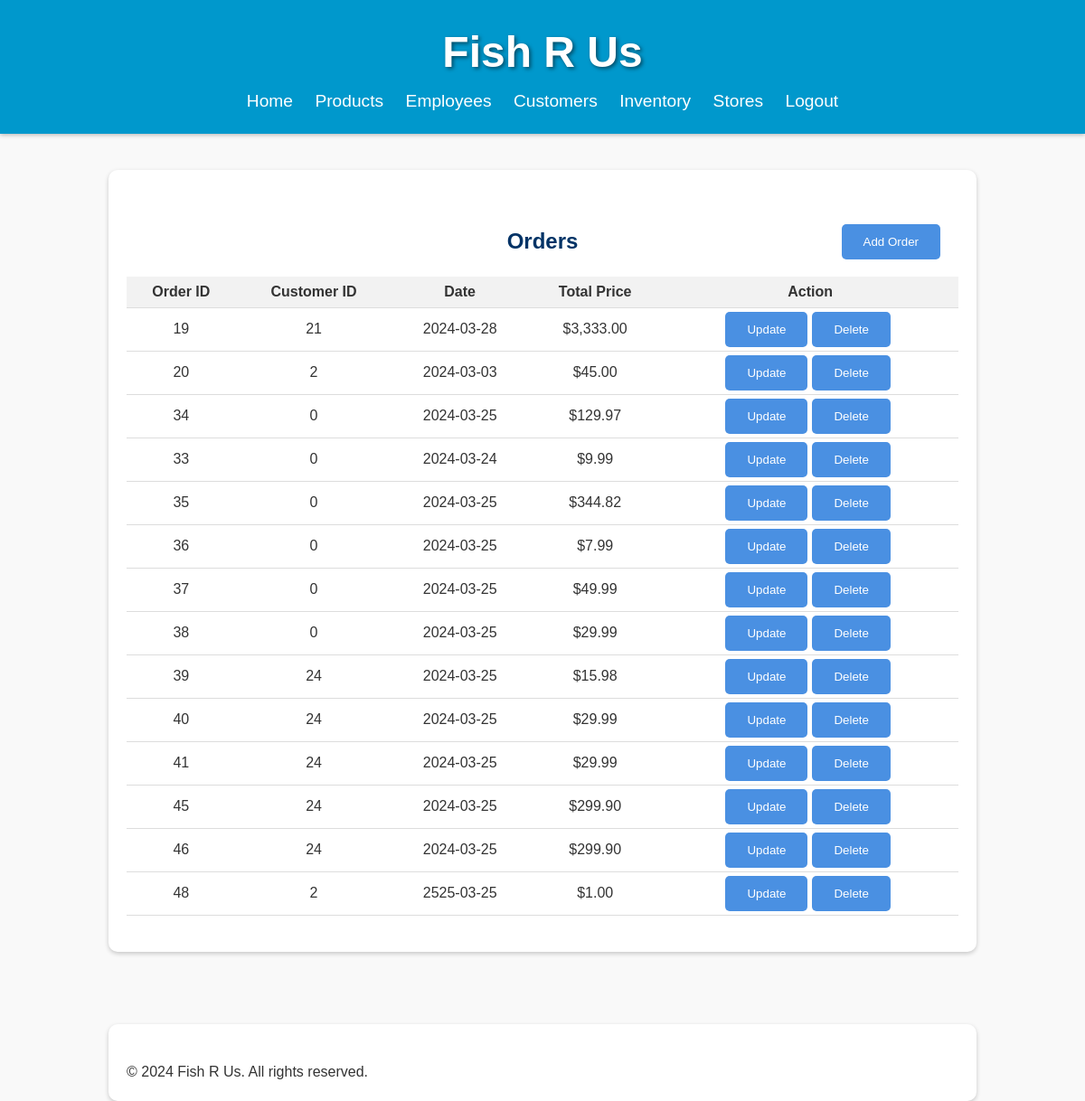
The page /Orders.php (signed in) on the database its author committed.
### tables this page shows
CREATE TABLE IF NOT EXISTS `order` (
  `Order_ID` int NOT NULL AUTO_INCREMENT,
  `Customer_ID` varchar(50) NOT NULL,
  `Date` date NOT NULL,
  `Total_Price` float NOT NULL,
  PRIMARY KEY (`Order_ID`)
);

### Orders.php (the view, shortened to what this page needs)
<!DOCTYPE html>
<?php
require_once 'checksession.php';
?>
<html lang="en">
<head>
    <link rel="stylesheet" href="styles.css">
</head>
<body>
    <header>
        <h1>Fish R Us</h1>
        <nav>
            <ul>
                <li><a href="Homepage.php">Home</a></li>
                <li><a href="Products.php">Products</a></li>
                <li><a href="Employees.php">Employees</a></li>
                <li><a href="Customers.php">Customers</a></li>
				<li><a href="Inventory.php">Inventory</a></li>
                <li><a href="Stores.php">Stores</a></li>
                <li><a href="Logout.php">Logout</a></li>
            </ul>
        </nav>
    </header>
    <section id="orders">
        <div class="container">
            <div class="table-container">
                <h2 style="text-align: center;">Orders</h2>
                <div class="add-order-button">
                    <form method="get" action="Add Order.php">
                        <button type="submit">Add Order</button>
                    </form>
                </div>
                <table>
                    <thead>
                        <tr>
                            <th>Order ID</th>
                            <th>Customer ID</th>
                            <th>Date</th>
                            <th>Total Price</th>
                            <th>Action</th>
                        </tr>
                    </thead>
                    <tbody>
                        <?php
                        $conn = new mysqli($hn, $un, $pw, $db);
                        $query = "SELECT `Order_ID`, `Customer_ID`, `Date`, `Total_Price` FROM `order`";
                        $result = $conn->query($query);
                        while ($row = $result->fetch_assoc()) {
                            echo "<tr>";
                            echo "<td>" . $row['Order_ID'] . "</td>";
                            echo "<td>" . $row['Customer_ID'] . "</td>";
                            echo "<td>" . $row['Date'] . "</td>";
                            echo "<td>$" . number_format($row['Total_Price'], 2) . "</td>";
                            echo "<td class='action-buttons'>";
                            echo "<form style='display: inline-block;' method='get' action='Update Order.php'>";
                            echo "<button type='submit'>Update</button>";
                            echo "</form>";
                            echo "<form style='display: inline-block;' method='post' action='" . htmlspecialchars($_SERVER["PHP_SELF"]) . "'>";
                            echo "<button type='submit'>Delete</button>";
                            echo "</form>";
                            echo "</td>";
                            echo "</tr>";
                        }
                        ?>
                    </tbody>
                </table>
            </div>
        </div>
    </section>
    <div class="container">
        <p>&copy; 2024 Fish R Us. All rights reserved.</p>
    </div>
</body>
</html>

### styles.css (style rules this page uses)
* { margin: 0; padding: 0; box-sizing: border-box; }
body { font-family: Arial, sans-serif; line-height: 1.6; background-color: #f9f9f9; color: #333; }
header { background-color: #0098CC; color: #fff; padding: 20px 0; text-align: center; box-shadow: 0 1px 5px rgba(0, 0, 0, 0.3); }
header h1 { font-size: 3em; text-shadow: 2px 2px 4px rgba(0, 0, 0, 0.5); }
nav ul { list-style: none; }
nav ul li { display: inline; margin: 0 10px; }
nav ul li a { color: #fff; text-decoration: none; font-size: 1.2em; }
.container { width: 80%; margin: auto; padding: 20px; background-color: #fff; border-radius: 10px; box-shadow: 0 2px 5px rgba(0, 0, 0, 0.2); padding-top: 40px; }
section { padding: 40px 0; margin-bottom: 40px; }
section h2 { margin-bottom: 20px; color: #003366; }
button[type="submit"] { padding: 12px 24px; background-color: #4a90e2; color: #fff; border: none; border-radius: 5px; cursor: pointer; display: block; margin: auto; }

### Orders.php (style rules this page uses)
.table-container { width: auto; margin: 20px auto; position: relative; }
table { width: 100%; border-collapse: collapse; text-align: center; }
th, td { padding: 4px; border-bottom: 1px solid #ddd; }
th { background-color: #f2f2f2; }
.action-buttons button { margin-right: 5px; }
.add-order-button { position: absolute; top: 0px; right: 20px; }

### rows shown on the page
order: Order_ID "19", Customer_ID "21", Date "2024-03-28", Total_Price "3,333.00"
order: Order_ID "20", Customer_ID "2", Date "2024-03-03", Total_Price "45.00"
order: Order_ID "34", Customer_ID "0", Date "2024-03-25", Total_Price "129.97"
order: Order_ID "33", Customer_ID "0", Date "2024-03-24", Total_Price "9.99"
order: Order_ID "35", Customer_ID "0", Date "2024-03-25", Total_Price "344.82"
order: Order_ID "36", Customer_ID "0", Date "2024-03-25", Total_Price "7.99"
order: Order_ID "37", Customer_ID "0", Date "2024-03-25", Total_Price "49.99"
order: Order_ID "38", Customer_ID "0", Date "2024-03-25", Total_Price "29.99"
order: Order_ID "39", Customer_ID "24", Date "2024-03-25", Total_Price "15.98"
order: Order_ID "40", Customer_ID "24", Date "2024-03-25", Total_Price "29.99"
order: Order_ID "41", Customer_ID "24", Date "2024-03-25", Total_Price "29.99"
order: Order_ID "45", Customer_ID "24", Date "2024-03-25", Total_Price "299.90"
order: Order_ID "46", Customer_ID "24", Date "2024-03-25", Total_Price "299.90"
order: Order_ID "48", Customer_ID "2", Date "2525-03-25", Total_Price "1.00"
